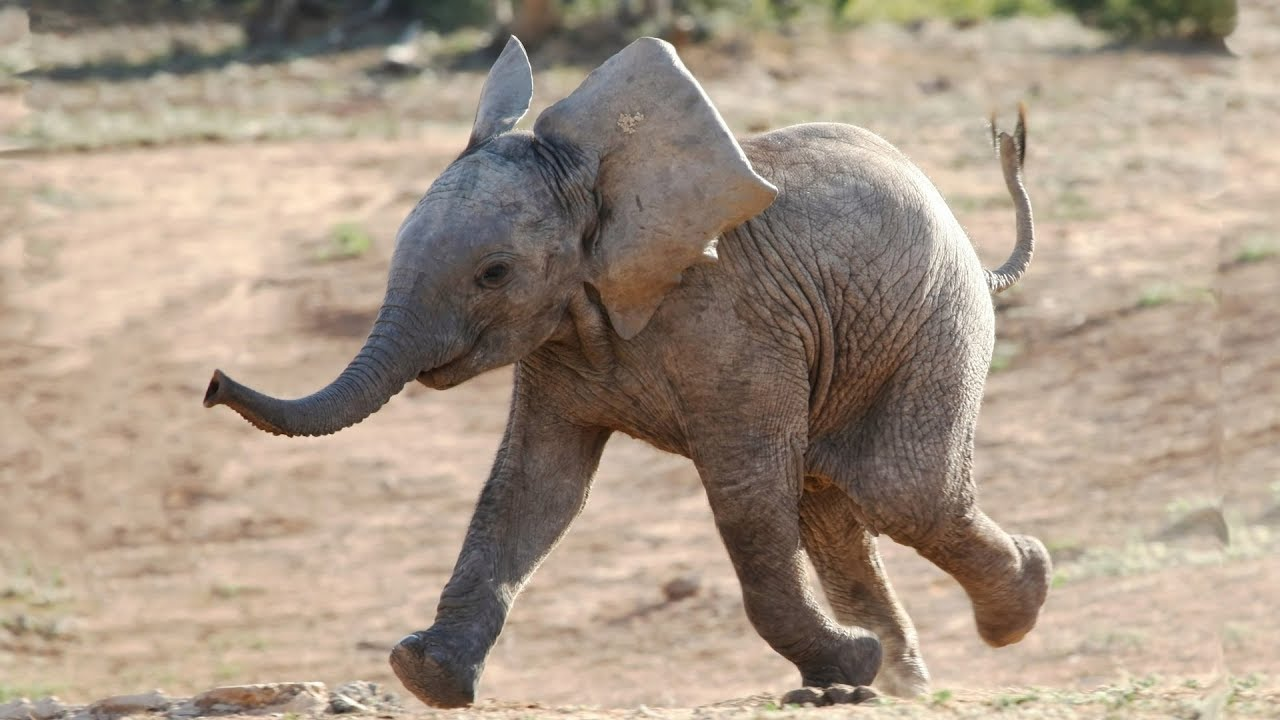
%> input picture maxresdefault.jpg, 1280 x 720 px
$ octave main.m   (GNU Octave 9; MATLAB toolbox functions it lacks are replaced by stand-ins)
%> lines starting %> are read from the running program, lines starting %| are printed output that depends on the picture
### SaveFile2Binary.m
function  SaveFile2Binary(filename,size,data,precision_for_size,precision_for_data)
%SaveFile2Binary - stores image data to a binary file with image size as
%the first two values
%
% Syntax:  [output1,output2] = SaveFile2Binary(filename,size,data,precision_for_size,precision_for_data)
%
% Inputs:
%    filename - the file output's name
%    size - 1x2 array containing the image size - width first then height
%    size - 1x2 array containing the image size - width first then height
%    precision_for_size - precision for the size values see
%    https://fr.mathworks.com/help/matlab/ref/fwrite.html for more
%    information
%    precision_for_data - precision for the data values see
%    https://fr.mathworks.com/help/matlab/ref/fwrite.html for more
%    information


% Example:

% precision_for_size = 'uint32';
% precision_for_data='single';
% T_image = image';
% SaveFile2Binary('MTF_001_CAM_1280x960.bin',size(T_image), T_image(:),precision_for_size,precision_for_data)
%
% Other m-files required: none
% Subfunctions: none
% MAT-files required: none
%
% See also:
%    https://fr.mathworks.com/help/matlab/ref/fwrite.html for more
%    information

% Author: Erez Posner
data = data';
data = data(:);
fid = fopen(filename,'w');
fwrite(fid,size,precision_for_size);
fwrite(fid,data,precision_for_data);
fclose(fid);

### Bin2Png.m
function img = Bin2Png(filePath)
file=fopen(filePath);
a=fread(file);
c=a';
b = reshape(a,2,[])';
b = b(:,1)+b(:,2)*2^8;
d = reshape(b(3:end),b(1),b(2));
img = d';
fclose(file);

### main.m

close all; clear all;
%% Save Image to Bin
% read input image
img = rgb2gray(imread('maxresdefault.jpg'));
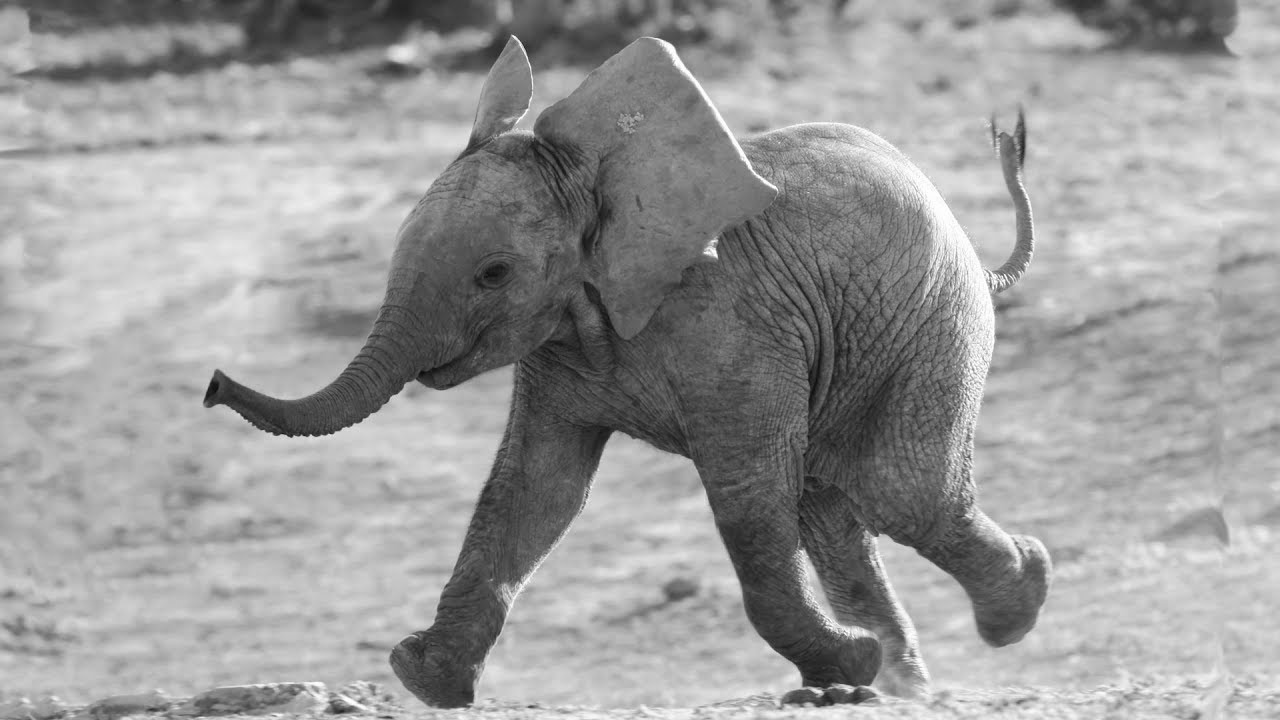
%> img: size 720x1280 uint8; min 10, max 255, mean 154.6
height = size(img,1);     width =  size(img,2);
%> after `height = size(img,1)`: height = 720
%> after `width = size(img,2)`: width = 1280

% define precision for image
file_name = 'exported_bin';
precision_for_size = 'uint16';
precision_for_data='uint16';
SaveFile2Binary([file_name,'.fbin']...
    ,[width height], img ...
    ,precision_for_size ...
    ,precision_for_data ...
    )
%> in SaveFile2Binary, `data = data';`:
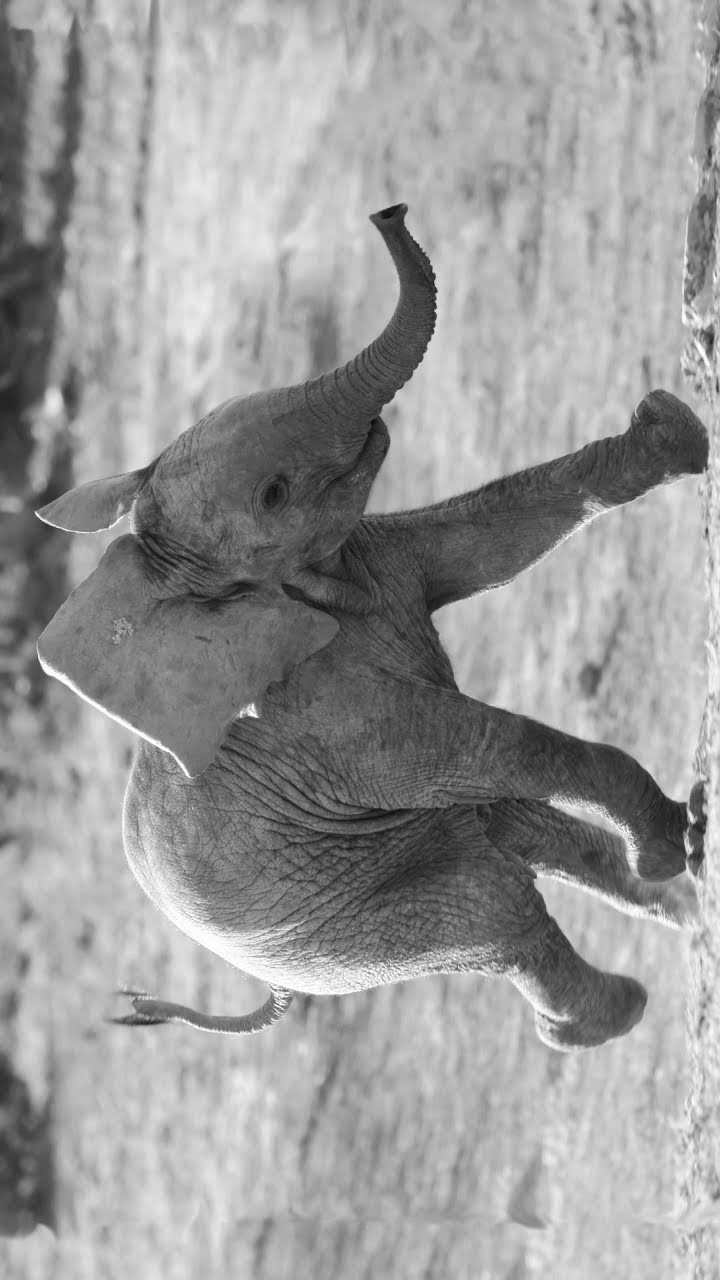
%> data: size 1280x720 uint8; min 10, max 255, mean 154.6; mean of the top-left, top-right, bottom-left and bottom-right quarters 146.5, 161.3, 158.3, 152.1
figure;
subplot(2,1,1);
imshow(img); title('Original Image')
%% From fbin to grayscale image

img_new = uint8(Bin2Png([file_name,'.fbin']));
subplot(2,1,2);
imshow(img_new) ; title('Parsed Image from fbin');
